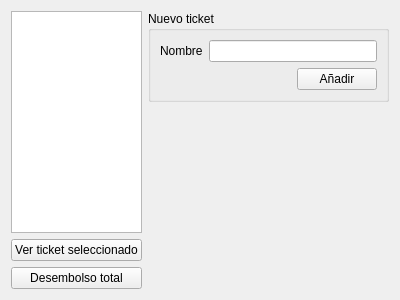
<?xml version="1.0" encoding="UTF-8"?>
<ui version="4.0">
 <class>Form</class>
 <widget class="QWidget" name="Form">
  <property name="geometry">
   <rect>
    <x>0</x>
    <y>0</y>
    <width>400</width>
    <height>300</height>
   </rect>
  </property>
  <property name="windowTitle">
   <string>Form</string>
  </property>
  <layout class="QHBoxLayout" name="horizontalLayout" stretch="1,2">
   <item>
    <layout class="QVBoxLayout" name="verticalLayout_3">
     <item>
      <widget class="QListWidget" name="ticketList"/>
     </item>
     <item>
      <widget class="QPushButton" name="seeTicketBtn">
       <property name="text">
        <string>Ver ticket seleccionado</string>
       </property>
      </widget>
     </item>
     <item>
      <widget class="QPushButton" name="totalPayoutBtn">
       <property name="text">
        <string>Desembolso total</string>
       </property>
      </widget>
     </item>
    </layout>
   </item>
   <item>
    <layout class="QVBoxLayout" name="verticalLayout" stretch="1,0,0">
     <item>
      <widget class="QGroupBox" name="groupBox">
       <property name="sizePolicy">
        <sizepolicy hsizetype="Expanding" vsizetype="Maximum">
         <horstretch>0</horstretch>
         <verstretch>0</verstretch>
        </sizepolicy>
       </property>
       <property name="title">
        <string>Nuevo ticket</string>
       </property>
       <layout class="QVBoxLayout" name="verticalLayout_2">
        <item>
         <layout class="QHBoxLayout" name="horizontalLayout_2">
          <item>
           <widget class="QLabel" name="label">
            <property name="sizePolicy">
             <sizepolicy hsizetype="Preferred" vsizetype="Maximum">
              <horstretch>0</horstretch>
              <verstretch>0</verstretch>
             </sizepolicy>
            </property>
            <property name="text">
             <string>Nombre</string>
            </property>
           </widget>
          </item>
          <item>
           <widget class="QLineEdit" name="ticketName"/>
          </item>
         </layout>
        </item>
        <item>
         <layout class="QHBoxLayout" name="horizontalLayout_4">
          <item>
           <spacer name="horizontalSpacer">
            <property name="orientation">
             <enum>Qt::Horizontal</enum>
            </property>
            <property name="sizeHint" stdset="0">
             <size>
              <width>40</width>
              <height>20</height>
             </size>
            </property>
           </spacer>
          </item>
          <item>
           <widget class="QPushButton" name="addTicketBtn">
            <property name="text">
             <string>Añadir</string>
            </property>
           </widget>
          </item>
         </layout>
        </item>
       </layout>
      </widget>
     </item>
     <item>
      <spacer name="verticalSpacer">
       <property name="orientation">
        <enum>Qt::Vertical</enum>
       </property>
       <property name="sizeHint" stdset="0">
        <size>
         <width>20</width>
         <height>40</height>
        </size>
       </property>
      </spacer>
     </item>
     <item>
      <layout class="QHBoxLayout" name="horizontalLayout_3"/>
     </item>
    </layout>
   </item>
  </layout>
 </widget>
 <resources/>
 <connections/>
</ui>
